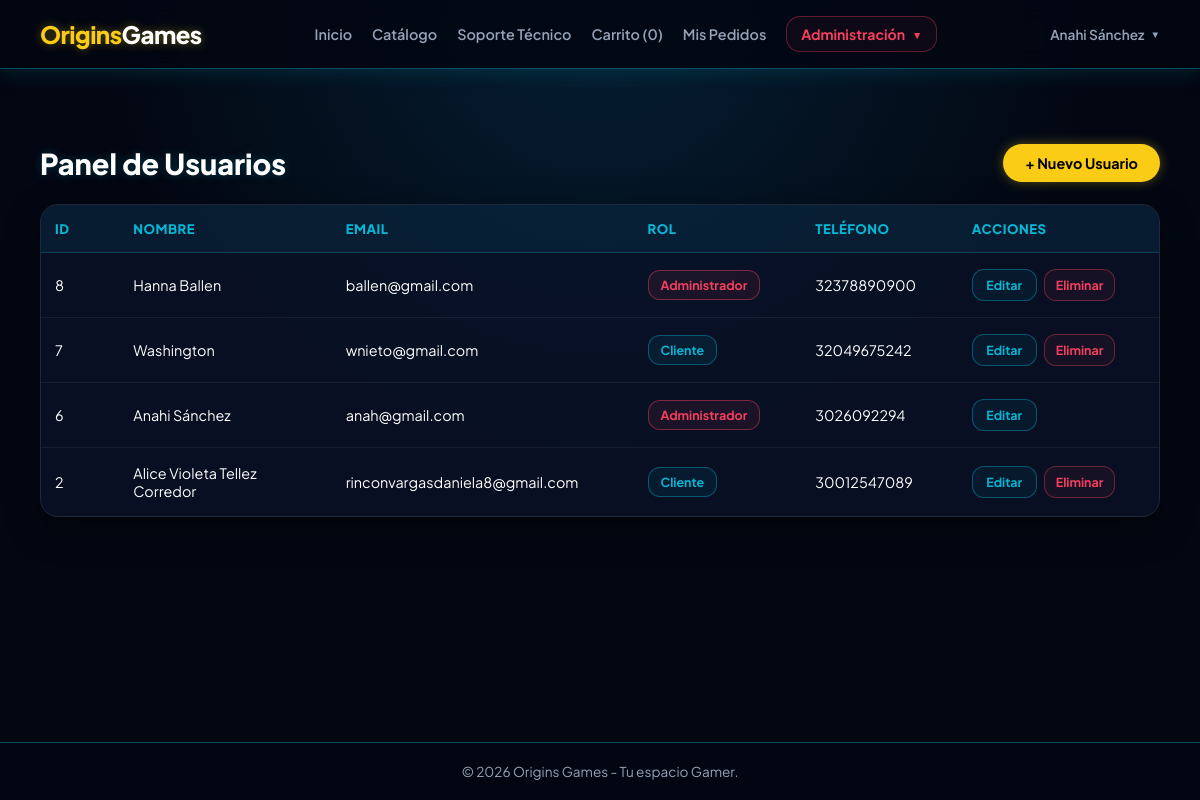
/usuario (signed in), run on the app's committed database.
### tables this page shows
CREATE TABLE `usuarios` (
  `id` int(11) NOT NULL,
  `rol_id` int(11) NOT NULL DEFAULT 2,
  `nombre` varchar(100) NOT NULL,
  `email` varchar(150) NOT NULL,
  `password` varchar(255) NOT NULL,
  `telefono` varchar(20) DEFAULT NULL,
  `direccion` text DEFAULT NULL,
  `creado_en` timestamp NOT NULL DEFAULT current_timestamp()
);

CREATE TABLE `roles` (
  `id` int(11) NOT NULL,
  `nombre` varchar(50) NOT NULL
);

### controllers/UsuarioController.php (called while the page is built, shortened)
<?php
require_once "models/Usuario.php";
class UsuarioController
{
    private $usuarioModel;
    public function __construct()
    {
        $this->usuarioModel = new Usuario();
    }
    public function index()
    {
        $usuarios = $this->usuarioModel->getAll();
        require_once "views/layouts/header.php";
        require_once "views/usuarios/index.php";
        require_once "views/layouts/footer.php";
    }
}

### config/database.php (called while the page is built)
<?php
class Database {
    private static $host = "localhost";
    private static $db_name = "origins_games";
    private static $username = "root";
    private static $password = "";
    private static $conn = null;
    public static function connect() {
        if (self::$conn === null) {
            try {
                self::$conn = new PDO(
                    "mysql:host=" . self::$host . ";dbname=" . self::$db_name . ";charset=utf8mb4",
                    self::$username,
                    self::$password,
                    [
                        PDO::ATTR_ERRMODE => PDO::ERRMODE_EXCEPTION,
                        PDO::ATTR_DEFAULT_FETCH_MODE => PDO::FETCH_ASSOC,
                        PDO::ATTR_EMULATE_PREPARES => false
                    ]
                );
            } catch (PDOException $e) {
                die("Error de Conexión: " . $e->getMessage());
            }
        }
        return self::$conn;
    }
}

### models/Usuario.php (called while the page is built, shortened)
<?php
require_once __DIR__ . '/../config/database.php';
class Usuario {
    private $db;
    public function __construct() {
        $this->db = Database::connect();
    }
    public function getAll() {
        $stmt = $this->db->query("SELECT u.*, r.nombre AS rol_nombre FROM usuarios u INNER JOIN roles r ON u.rol_id = r.id ORDER BY u.id DESC");
        return $stmt->fetchAll();
    }
}

### views/usuarios/index.php (the view, shortened to what this page needs)
<div class="usuarios-container">
    <div class="usuarios-header">
        <h2>
            Panel de Usuarios
        </h2>
        <a
            href="/origins_games/usuario/create"
            class="btn-nuevo-usuario"
        >
            + Nuevo Usuario
        </a>
    </div>
    <div class="usuarios-table-card">
        <div class="usuarios-table-wrapper">
            <table class="usuarios-table">
                <thead>
                    <tr>
                        <th>ID</th>
                        <th>Nombre</th>
                        <th>Email</th>
                        <th>Rol</th>
                        <th>Teléfono</th>
                        <th>Acciones</th>
                    </tr>
                </thead>
                <tbody>
                    <?php foreach ($usuarios as $u): ?>
                        <tr>
                            <td>
                                <?= htmlspecialchars($u['id']) ?>
                            </td>
                            <td>
                                <?= htmlspecialchars($u['nombre']) ?>
                            </td>
                            <td class="usuario-email">
                                <?= htmlspecialchars($u['email']) ?>
                            </td>
                            <td>
                                <span class="usuario-rol <?= $u['rol_id'] == 1 ? 'admin' : 'cliente' ?>">
                                    <?= htmlspecialchars($u['rol_nombre']) ?>
                                </span>
                            </td>
                            <td>
                                <?= htmlspecialchars(
                                    !empty($u['telefono'])
                                        ? $u['telefono']
                                        : 'N/A'
                                ) ?>
                            </td>
                            <td>
                                <div class="usuario-actions">
                                    <a
                                        href="/origins_games/usuario/edit?id=<?= urlencode($u['id']) ?>"
                                        class="usuario-action usuario-editar"
                                    >
                                        Editar
                                    </a>
                                    <?php if ($u['id'] != $_SESSION['usuario']['id']): ?>
                                        <a
                                            href="/origins_games/usuario/delete?id=<?= urlencode($u['id']) ?>"
                                            class="usuario-action usuario-eliminar"
                                            onclick="return confirm('¿Seguro que deseas eliminar a <?= htmlspecialchars($u['nombre'], ENT_QUOTES) ?>?');"
                                        >
                                            Eliminar
                                        </a>
                                    <?php endif; ?>
                                </div>
                            </td>
                        </tr>
                    <?php endforeach; ?>
                </tbody>
            </table>
        </div>
    </div>
</div>

### views/layouts/header.php (style rules this page uses)
:root { --bg-dark: #030712; --bg-card: #0b1329; --border-card: #1e293b; --yellow-accent: #facc15; --yellow-hover: #eab308; --cyan-accent: #06b6d4; --text-primary: #ffffff; --text-secondary: #94a3b8; --glow-cyan: rgba(6, 182, 212, 0.4); --glow-yellow: rgba(250, 204, 21, 0.4); }
* { box-sizing: border-box; margin: 0; padding: 0; }
body { font-family: 'Plus Jakarta Sans', sans-serif; background-color: var(--bg-dark); background-image: radial-gradient( circle at 50% 0%, rgba(14, 165, 233, 0.15) 0%, transparent 50% ), radial-gradient( circle at 50% 100%, rgba(3, 7, 18, 1) 0%, transparent 100% ); color: var(--text-primary); min-height: 100vh; display: flex; flex-direction: column; }
a { text-decoration: none !important; }

### views/usuarios/index.php (style rules this page uses)
.usuarios-container { max-width: 1200px; margin: 35px auto; padding: 0 20px; }
.usuarios-header { display: flex; align-items: center; justify-content: space-between; gap: 20px; margin-bottom: 22px; }
.usuarios-header h2 { margin: 0; color: #ffffff; font-size: 1.8rem; font-weight: 800; text-shadow: 0 0 10px rgba(6, 182, 212, 0.25); }
.btn-nuevo-usuario { display: inline-flex !important; align-items: center; justify-content: center; padding: 10px 22px; background: #facc15 !important; color: #000000 !important; border: none; border-radius: 20px; font-family: inherit; font-size: 0.9rem; font-weight: 700; text-decoration: none !important; white-space: nowrap; box-shadow: 0 0 12px rgba(250, 204, 21, 0.35); transition: all 0.2s ease; }
.usuarios-table-card { background: rgba(11, 19, 41, 0.72); border: 1px solid #1e293b; border-radius: 18px; overflow: hidden; box-shadow: 0 12px 35px rgba(0, 0, 0, 0.45); }
.usuarios-table-wrapper { width: 100%; overflow-x: auto; }
.usuarios-table { width: 100%; border-collapse: collapse; table-layout: fixed; }
.usuarios-table th { background: rgba(6, 182, 212, 0.08); color: #06b6d4; padding: 15px 14px; font-size: 0.82rem; font-weight: 800; text-transform: uppercase; letter-spacing: 0.04em; text-align: left; border-bottom: 1px solid rgba(6, 182, 212, 0.25); }
.usuarios-table td { padding: 16px 14px; color: #ffffff; font-size: 0.9rem; border-bottom: 1px solid rgba(255, 255, 255, 0.06); vertical-align: middle; }
.usuarios-table tbody tr { transition: background 0.2s ease; }
.usuarios-table tbody tr:last-child td { border-bottom: none; }
.usuarios-table th:nth-child(1), .usuarios-table td:nth-child(1) { width: 7%; }
.usuarios-table th:nth-child(2), .usuarios-table td:nth-child(2) { width: 19%; }
.usuarios-table th:nth-child(3), .usuarios-table td:nth-child(3) { width: 27%; }
.usuarios-table th:nth-child(4), .usuarios-table td:nth-child(4) { width: 15%; }
.usuarios-table th:nth-child(5), .usuarios-table td:nth-child(5) { width: 14%; }
.usuarios-table th:nth-child(6), .usuarios-table td:nth-child(6) { width: 18%; }
.usuario-email { overflow: hidden; text-overflow: ellipsis; white-space: nowrap; }
.usuario-rol { display: inline-flex; align-items: center; justify-content: center; padding: 6px 12px; border-radius: 12px; font-size: 0.78rem; font-weight: 700; white-space: nowrap; }
.usuario-rol.admin { color: #f43f5e; border: 1px solid rgba(244, 63, 94, 0.45); background: rgba(244, 63, 94, 0.08); }
.usuario-rol.cliente { color: #06b6d4; border: 1px solid rgba(6, 182, 212, 0.4); background: rgba(6, 182, 212, 0.08); }
.usuario-actions { display: flex; align-items: center; gap: 7px; white-space: nowrap; }
.usuario-action { display: inline-flex !important; align-items: center; justify-content: center; min-width: 65px; padding: 7px 11px; border-radius: 12px; font-family: inherit; font-size: 0.78rem; font-weight: 700; text-decoration: none !important; transition: all 0.2s ease; }
.usuario-editar { color: #06b6d4 !important; border: 1px solid rgba(6, 182, 212, 0.4); background: rgba(6, 182, 212, 0.06); }
.usuario-eliminar { color: #f43f5e !important; border: 1px solid rgba(244, 63, 94, 0.4); background: rgba(244, 63, 94, 0.06); }

### data on the page
usuarios: id "8", nombre "Hanna Ballen", email "ballen@gmail.com", rol.nombre "Administrador", telefono "32378890900"
usuarios: id "7", nombre "Washington", email "wnieto@gmail.com", rol.nombre "Cliente", telefono "32049675242"
usuarios: id "6", nombre "Anahi Sánchez", email "anah@gmail.com", rol.nombre "Administrador", telefono "3026092294"
usuarios: id "2", nombre "Alice Violeta Tellez Corredor", email "rinconvargasdaniela8@gmail.com", rol.nombre "Cliente", telefono "30012547089"

### other printed values
$cant_carrito "0"
$_SESSION['usuario']['nombre'] "Anahi Sánchez"
